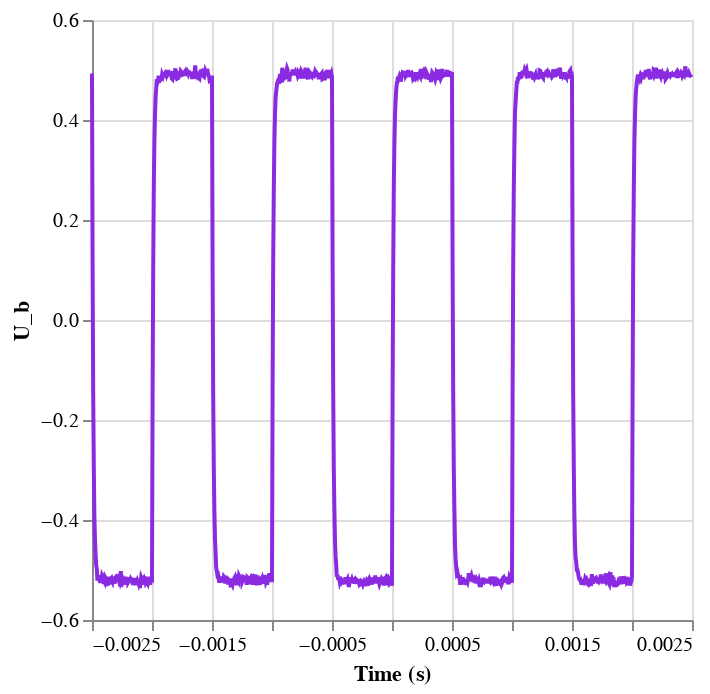

The notebook cell this image was saved under:
### Markdown cell above
Primeiramente olharemos para o nosso conjunto de dados

### Code cell
path = "RL-01.csv"
data = pd.read_csv(path)

data = data.drop(columns=["U_y"],axis=1)

aj.graph(data)

### Figure 1 — Vega-Lite specification as saved in the notebook (floating-point values rounded to 4 significant figures; data arrays with more than 128 entries replaced by an {"elided": "..."} marker saying what was removed)
{"config": {"view": {"continuousWidth": 300, "continuousHeight": 300}}, "data": {"name": "data-e0624de02e6dec131694290967260519"}, "mark": {"type": "line", "color": "blueviolet"}, "encoding": {"x": {"field": "Time", "title": "Time (s)", "type": "quantitative"}, "y": {"field": "U_b", "type": "quantitative"}}, "$schema": "https://vega.github.io/schema/vega-lite/v5.20.1.json", "datasets": {"data-e0624de02e6dec131694290967260519": {"elided": "1000 records"}}}
